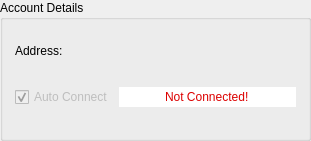
   <widget class="QGroupBox" name="groupBox_3">
    <property name="geometry">
     <rect>
      <x>210</x>
      <y>10</y>
      <width>311</width>
      <height>141</height>
     </rect>
    </property>
    <property name="title">
     <string>Account Details</string>
    </property>
    <widget class="QWidget" name="gridLayoutWidget_2">
     <property name="geometry">
      <rect>
       <x>10</x>
       <y>20</y>
       <width>291</width>
       <height>111</height>
      </rect>
     </property>
     <layout class="QGridLayout" name="gridLayout_2">
      <property name="leftMargin">
       <number>5</number>
      </property>
      <property name="rightMargin">
       <number>5</number>
      </property>
      <property name="spacing">
       <number>5</number>
      </property>
      <item row="0" column="1">
       <widget class="QLabel" name="addrLabel">
        <property name="sizePolicy">
         <sizepolicy hsizetype="Preferred" vsizetype="Preferred">
          <horstretch>0</horstretch>
          <verstretch>0</verstretch>
         </sizepolicy>
        </property>
        <property name="text">
         <string/>
        </property>
        <property name="alignment">
         <set>Qt::AlignLeading|Qt::AlignLeft|Qt::AlignVCenter</set>
        </property>
       </widget>
      </item>
      <item row="0" column="0">
       <widget class="QLabel" name="label">
        <property name="sizePolicy">
         <sizepolicy hsizetype="Fixed" vsizetype="Fixed">
          <horstretch>0</horstretch>
          <verstretch>0</verstretch>
         </sizepolicy>
        </property>
        <property name="text">
         <string>Address:</string>
        </property>
       </widget>
      </item>
      <item row="1" column="0">
       <widget class="QCheckBox" name="autoConnectCheckBox">
        <property name="enabled">
         <bool>false</bool>
        </property>
        <property name="text">
         <string>Auto Connect</string>
        </property>
        <property name="checked">
         <bool>true</bool>
        </property>
       </widget>
      </item>
      <item row="1" column="1">
       <widget class="QLineEdit" name="connectionMainLabel">
        <property name="sizePolicy">
         <sizepolicy hsizetype="Preferred" vsizetype="Preferred">
          <horstretch>0</horstretch>
          <verstretch>0</verstretch>
         </sizepolicy>
        </property>
        <property name="styleSheet">
         <string notr="true">font: 75 8pt &quot;MS Shell Dlg 2&quot;;
color: rgb(220, 0, 0);</string>
        </property>
        <property name="text">
         <string>Not Connected!</string>
        </property>
        <property name="frame">
         <bool>false</bool>
        </property>
        <property name="alignment">
         <set>Qt::AlignCenter</set>
        </property>
        <property name="readOnly">
         <bool>true</bool>
        </property>
       </widget>
      </item>
     </layout>
    </widget>
   </widget>
